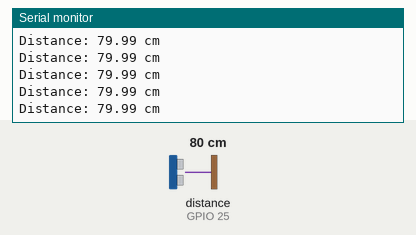
Recording of a sketch running on a simulated ESP32. Shown: the last lines printed to the serial monitor. Wiring (inferred from the names in the program): ultrasonic range finder: trigger GPIO 26; echo GPIO 25. Inputs (shaded band) come from the test bench; at power-on: distance to the obstacle (sensor on GPIO 25) 80 cm. The echo pulse lasts 58.3 µs per cm.

Above: at 1.2 s.
1.3 s: distance to the obstacle (sensor on GPIO 25) set to 2 cm
At 1.37 s:
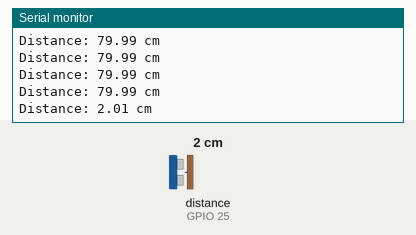
2.8 s: distance to the obstacle (sensor on GPIO 25) set to 4 cm
At 2.88 s:
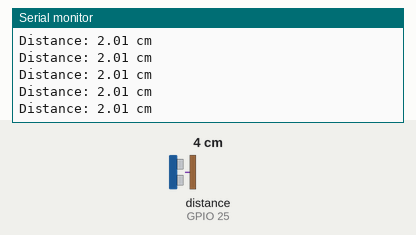
Timing chart, 0 to 5.8 s (numbered marks = the images above; inputs shaded):
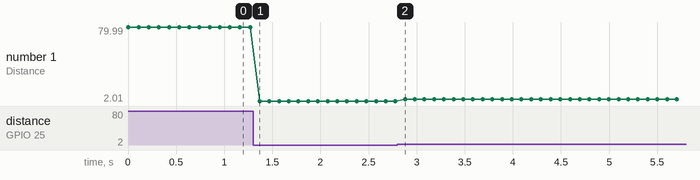

Measured:
- after the input at 1.3 s, the serial monitor: prints a new line after 0.07 s (image 1)
- plotted number 1: 79.99 → 2.01 after the input at 1.3 s, 2.01 → 4.01 after the input at 2.8 s

The sketch:

HC-SR04_test.ino
```cpp
const int trigPin = 26;
const int echoPin = 25;

void setup() {
  Serial.begin(115200);
  pinMode(trigPin, OUTPUT);
  pinMode(echoPin, INPUT);
}

void loop() {
  digitalWrite(trigPin, LOW);
  delayMicroseconds(2);
  digitalWrite(trigPin, HIGH);
  delayMicroseconds(10);
  digitalWrite(trigPin, LOW);

  // Timeout after 30 ms, about 5 m maximum
  unsigned long duration = pulseIn(echoPin, HIGH, 30000);

  if (duration == 0) {
    Serial.println("No echo");
  } else {
    float distanceCm = duration * 0.0343 / 2.0;
    Serial.print("Distance: ");
    Serial.print(distanceCm);
    Serial.println(" cm");
  }

  delay(100);
}
```
